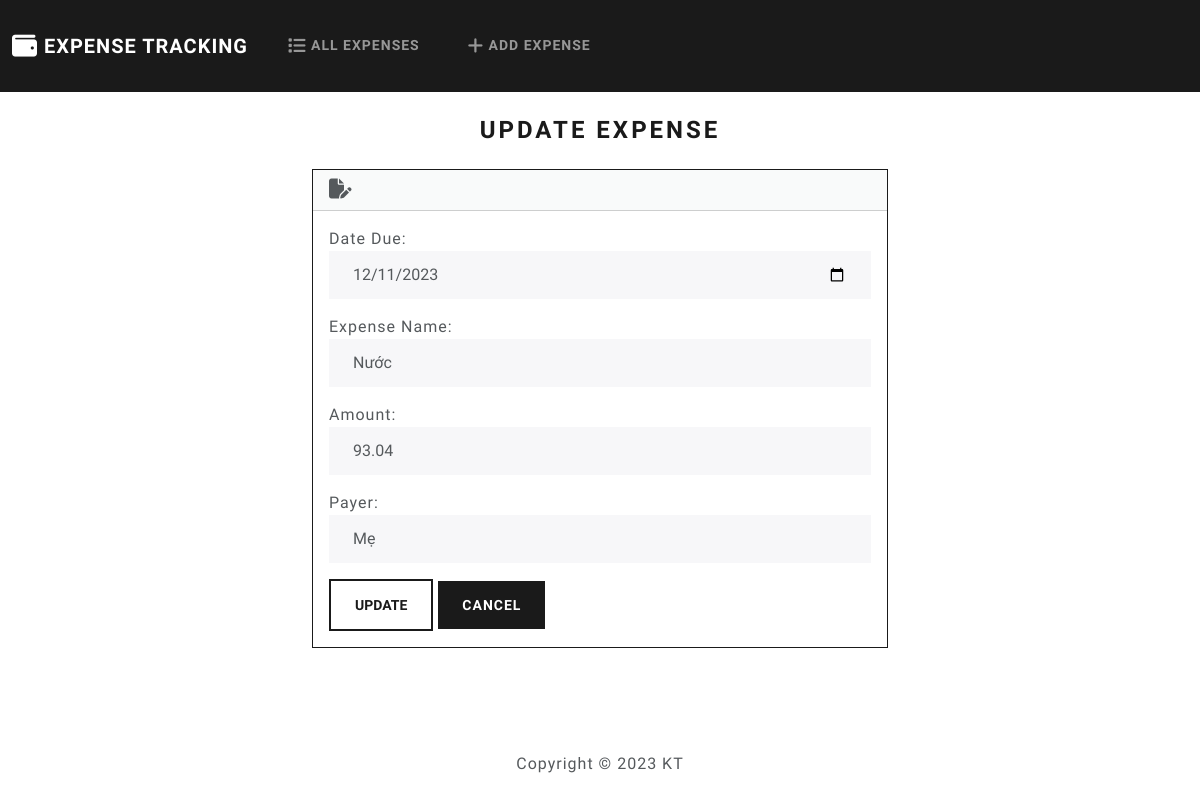
/edit/13, run on the app's committed database.
### expenses/models.py (models this page shows, shortened)
class Expense(models.Model):
    date_logged = models.DateField(auto_now_add=True)
    date_due = models.DateField()
    name = models.CharField(max_length=100)
    amount = models.FloatField()
    payer = models.CharField(max_length=50)
    paid = models.BooleanField(default=False)

### expenses/views.py (the view)
# urls.py: path('edit/<int:id>', views.edit, name='edit'),
def edit(request, id):
    if request.method == "POST":
        expense = Expense.objects.get(pk=id)
        form = ExpenseForm(request.POST, instance=expense)
        if form.is_valid():
            form.save()
            return render(request, 'expenses/edit.html', {
                'form': form,
                'success': True
            })
    else:
        expense = Expense.objects.get(pk=id)
        form = ExpenseForm(instance=expense)
    return render(request, 'expenses/edit.html', {
        'form': form
    })

### expenses/forms.py
class ExpenseForm(forms.ModelForm):
    class Meta:
        model = Expense
        fields = ['date_due', 'name', 'amount', 'payer']
        labels = {
            'date_due': 'Date Due',
            'name': 'Expense Name',
            'amount': 'Amount',
            'payer': 'Payer'
        }
        widgets = {
            'date_due': forms.DateInput(attrs={'type': 'date', 'class': 'form-control'}),
            'amount': forms.NumberInput(attrs={'class': 'form-control'}),
            'name': forms.TextInput(attrs={'class': 'form-control'}),
            'payer': forms.TextInput(attrs={'class': 'form-control'})
        }

### expenses/templates/expenses/edit.html (shortened to what this page needs)
{% extends "expenses/base.html" %}
{% block body %}
    <h3 class="text-center m-4">Update Expense</h3>
    {% if success %}
        <div class="alert alert-success" role="alert">
            Expense updated successfully!
            <a href="{% url 'index' %}" class="alert-link>">Go to Home Page</a>
        </div>
    {% else %}
        <div class="row justify-content-center">
            <div class="col-6">
                <div class="card border-primary mb-3">
                    <div class="card-header">
                        <i class="fa-solid fa-file-pen fa-lg"></i>
                    </div>
                    <div class="card-body">
                        <form action="" method="POST">
                            {{ form.as_p }}
                            <button type="submit" class="btn btn-outline-primary">Update</button>
                            <a href="{% url 'index' %}" class="btn btn-primary">Cancel</a>
                        </form>
                    </div>
                  </div>
            </div>
        </div>
    {% endif %}
{% endblock %}

### data on the page
Expense: date_due "12/11/2023", name "Nước", amount "93.04", payer "Mẹ"
